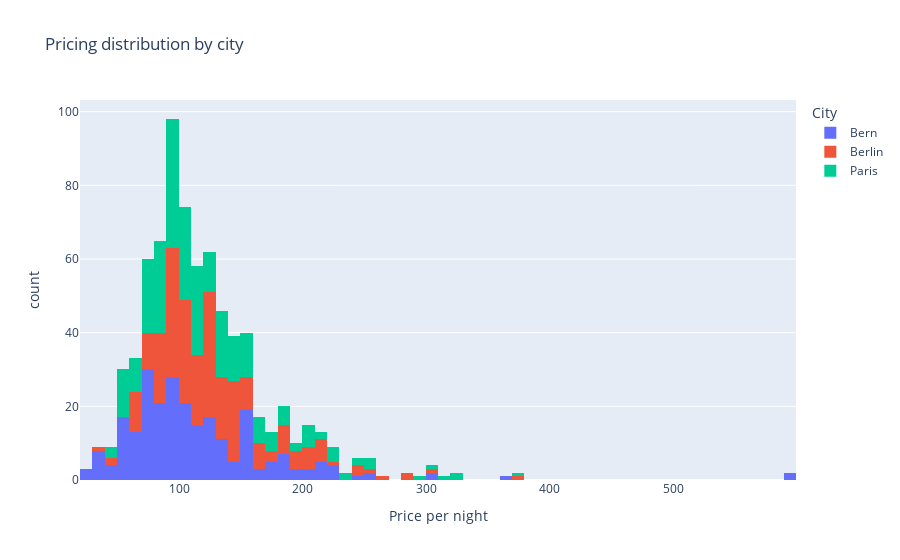

The cell this chart's notebook holds for it:
### Markdown cell above
### Pricing distribution by city

### Code cell
pricing_distribution = px.histogram(
    airbnb_data,
    x="price_per_night",
    color="city",
    title="Pricing distribution by city",
    labels={"price_per_night": "Price per night", "city": "City"},
    nbins=100,
)

pricing_distribution.show()

### Figure 1 — Plotly figure (JSON) as saved in the notebook; plotly's stock layout.template omitted (floating-point values rounded to 4 significant figures; data arrays with more than 128 entries replaced by an {"elided": "..."} marker saying what was removed)
{"data": [{"alignmentgroup": "True", "bingroup": "x", "hovertemplate": "City=Bern<br>Price per night=%{x}<br>count=%{y}<extra></extra>", "legendgroup": "Bern", "marker": {"color": "#636efa", "pattern": {"shape": ""}}, "name": "Bern", "nbinsx": 100, "offsetgroup": "Bern", "orientation": "v", "showlegend": true, "type": "histogram", "x": {"elided": "250 int values"}, "xaxis": "x", "yaxis": "y"}, {"alignmentgroup": "True", "bingroup": "x", "hovertemplate": "City=Berlin<br>Price per night=%{x}<br>count=%{y}<extra></extra>", "legendgroup": "Berlin", "marker": {"color": "#EF553B", "pattern": {"shape": ""}}, "name": "Berlin", "nbinsx": 100, "offsetgroup": "Berlin", "orientation": "v", "showlegend": true, "type": "histogram", "x": {"elided": "252 int values"}, "xaxis": "x", "yaxis": "y"}, {"alignmentgroup": "True", "bingroup": "x", "hovertemplate": "City=Paris<br>Price per night=%{x}<br>count=%{y}<extra></extra>", "legendgroup": "Paris", "marker": {"color": "#00cc96", "pattern": {"shape": ""}}, "name": "Paris", "nbinsx": 100, "offsetgroup": "Paris", "orientation": "v", "showlegend": true, "type": "histogram", "x": {"elided": "251 int values"}, "xaxis": "x", "yaxis": "y"}], "layout": {"barmode": "relative", "legend": {"title": {"text": "City"}, "tracegroupgap": 0}, "title": {"text": "Pricing distribution by city"}, "xaxis": {"anchor": "y", "domain": [0, 1], "title": {"text": "Price per night"}}, "yaxis": {"anchor": "x", "domain": [0, 1], "title": {"text": "count"}}}}
